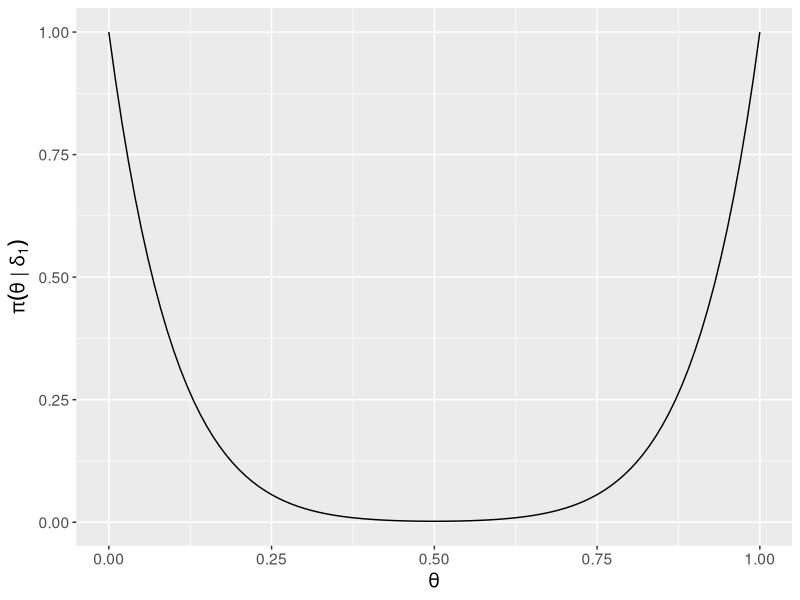
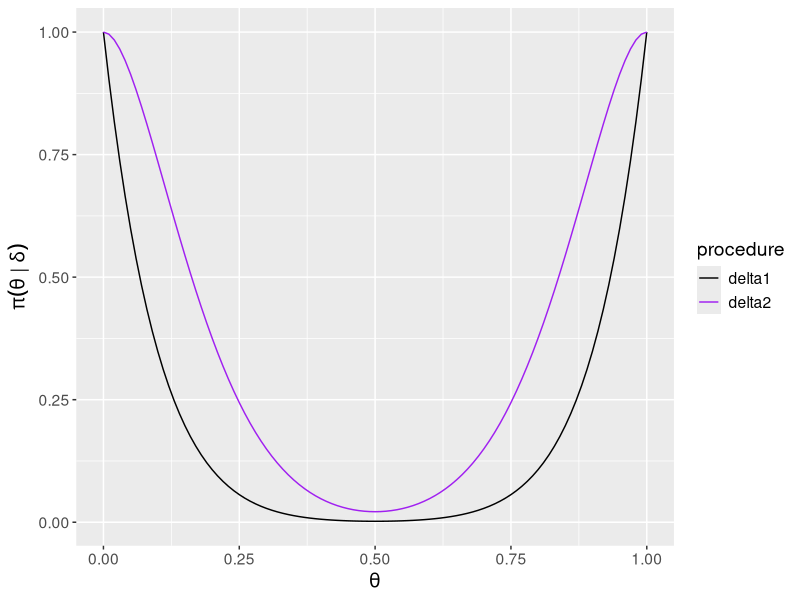

Write the R code that produced these figures, in order.
## ---- chunk 1
knitr::opts_chunk$set(echo = TRUE, message = F, warning = F,
                      fig.width = 5, fig.height = 3)
library(tidyverse)
## ---- chunk 2
# theta is possible vector of theta_vals
# n = number of trials
# r_vals = values in rejection region
power_fn <- function(theta, n, r_vals){
  n_theta <- length(theta)
  ret <- rep(NA, n_theta)
  for(i in 1:n_theta){
    ret[i] <- sum(dbinom(r_vals, n, theta[i]))
  }
  return(ret)
}


# create sequence of theta values for plotting purposes
theta_vals <- seq(0, 1, 0.01)
n <- 10
delta1 <- power_fn(theta_vals, n, c(0, 10))

data.frame(theta = theta_vals, power = delta1) |>
  ggplot(aes(x = theta, y = power)) +
  geom_line()+
  xlab(expression(theta)) +
  ylab(expression(pi(theta  ~ "|" ~ delta[1]))) +
  theme(text = element_text(size = 14))
## ---- chunk 3
delta2 <- power_fn(theta_vals, n, c(0, 1, 9, 10))
data.frame(theta = theta_vals, delta1, delta2) |>
  pivot_longer(cols = 2:3, names_to = "procedure", values_to = "power") |>
  ggplot(aes(x = theta, y = power, col = procedure)) +
  geom_line() + 
  scale_color_manual(values = c("black", "purple"))+
  xlab(expression(theta)) +
    ylab(expression(pi(theta  ~ "|" ~ delta)))+
  theme(text = element_text(size = 14))
  
